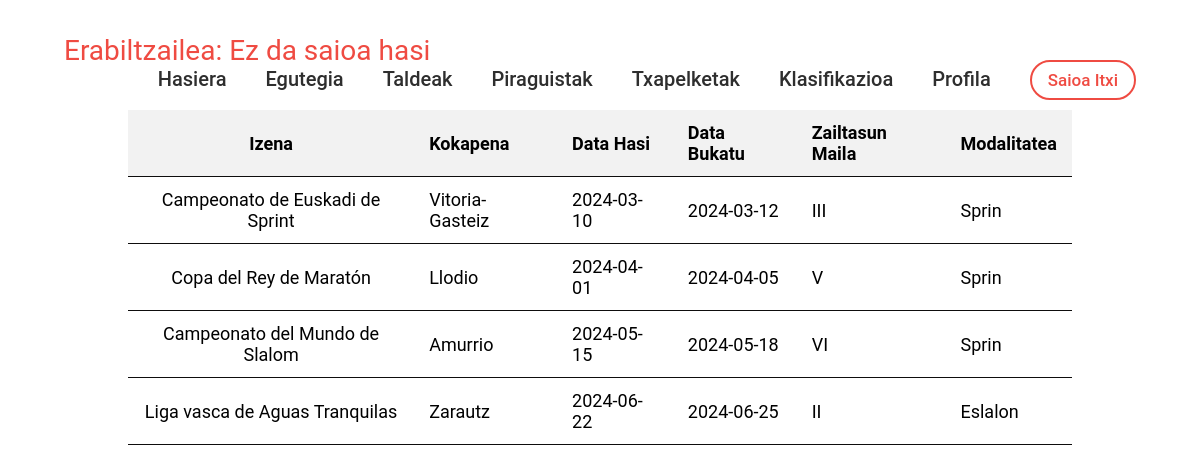
Page /Txapelketak.php on the committed database.
### tables this page shows
CREATE TABLE `txapelketa` (
  `ID_T` int unsigned NOT NULL AUTO_INCREMENT,
  `Data_Hasi` date NOT NULL,
  `Data_Bukatu` date DEFAULT NULL,
  `Kokapena` varchar(30) NOT NULL,
  `Izena` varchar(50) NOT NULL,
  `Zailtasun_Maila` varchar(3) DEFAULT NULL,
  `Modalitatea_ID_M` int unsigned NOT NULL,
  PRIMARY KEY (`ID_T`),
  KEY `fk_Txapelketa_Modalitatea1_idx` (`Modalitatea_ID_M`),
  CONSTRAINT `fk_Txapelketa_Modalitatea1` FOREIGN KEY (`Modalitatea_ID_M`) REFERENCES `modalitatea` (`ID_M`)
);

CREATE TABLE `modalitatea` (
  `ID_M` int unsigned NOT NULL AUTO_INCREMENT,
  `Mota` varchar(45) NOT NULL,
  PRIMARY KEY (`ID_M`)
);

### Txapelketak.php (the view, shortened to what this page needs)
<?php
require 'connection.php';
$txapelketakQuery = $conn->prepare("SELECT txapelketa.*, modalitatea.Mota
                                    FROM txapelketa
                                    INNER JOIN modalitatea  ON txapelketa.Modalitatea_ID_M = modalitatea.ID_M");
$txapelketakQuery->execute();
$txapelketak = $txapelketakQuery->fetchAll();
?>
<!DOCTYPE html>
<html lang="en">
<head>
    <link rel="stylesheet" href="style.css">
    <link rel="stylesheet" href="./css/tablestyle.css">
</head>
<body>
    <head>
        <link href="https://cdnjs.cloudflare.com/ajax/libs/font-awesome/5.9.0/css/all.css" rel="stylesheet">
    </head>
    <header id="topHeader">
        <nav>
            <span class="logo">Erabiltzailea:
                <?php echo ($_SESSION["inputemail"]) ? $_SESSION["inputemail"] : "Ez da saioa hasi"; ?>
            </span>
            <div class="mainMenu">
                <a href="Index_Arrunta.php"><span>Hasiera</span></a>
                <a href="Egutegia.html"><span>Egutegia</span></a>
                <a href="Taldeak.php"><span>Taldeak</span></a>
                <a href="piraguistak.php"><span>Piraguistak</span></a>
                <a href="Txapelketak.php"><span>Txapelketak</span></a>
                <a href="Klasifikazioa.php"><span>Klasifikazioa</span></a>
                <a href="ProfilArrunta.php"><span>Profila</span></a>
                <a href="logout.php">Saioa Itxi</a>
            </div class="mainMenu">
        </nav>
        <section id="Txapelketak">
            <div id="new-taldea-info">
                <table class="styled-table">
                    <thead>
                        <tr>
                            <th align="center">Izena</th>
                            <th>Kokapena</th>
                            <th>Data Hasi</th>
                            <th>Data Bukatu</th>
                            <th>Zailtasun Maila</th>
                            <th>Modalitatea</th>
                        </tr>
                    </thead>
                    <tbody>
                        <?php foreach ($txapelketak as $index => $txapelketa): ?>
                            <tr>
                                <td align="center">
                                    <?php echo $txapelketa["Izena"] ?>
                                </td>
                                <td>
                                    <?php echo $txapelketa["Kokapena"] ?>
                                </td>
                                <td>
                                    <?php echo $txapelketa["Data_Hasi"] ?>
                                </td>
                                <td>
                                    <?php echo $txapelketa["Data_Bukatu"] ?>
                                </td>
                                <td>
                                    <?php echo $txapelketa["Zailtasun_Maila"] ?>
                                </td>
                                <td>
                                    <?php echo $txapelketa["Mota"] ?>
                                </td>
                            </tr>
                        <?php endforeach; ?>
                    </tbody>
                </table>
            </div>
        </section>
</body>
</html>

### style.css (style rules this page uses)
html { scroll-behavior: smooth; }
body { padding: 0; margin: 0; }
section { display: block; padding: 0 4em 5em; }
#topHeader { padding: 1em 4em; font-family: roboto; }
.logo { color: #ef4b42; font-size: 28px; font-family: roboto; }
nav { padding: 18px 0; }
.mainMenu { float: right; }
.mainMenu a { padding: 15px 0; margin-left: 35px; font-size: 20px; text-decoration: none; font-weight: 500; color: #2e2e2e; position: relative; -webkit-transition: all 0.3s ease-in-out; transition: all 0.3s ease-in-out; }
.mainMenu a:after { top: 40px; content: ""; display: block; height: 2px; left: 50%; position: absolute; width: 0; background: #ef4b42; -webkit-transition: width 0.3s ease 0s, left 0.3s ease 0s; transition: width 0.3s ease 0s, left 0.3s ease 0s; }
.mainMenu a:first-child { margin: 0; }
.mainMenu a:last-child { border: 2px solid #ef4b42; padding: 8px 16px !important; font-size: 17px; border-radius: 20px; text-align: center; color: #ef4b42; }

### css/tablestyle.css (style rules this page uses)
.styled-table { width: 100%; border-collapse: collapse; margin: 25px 0; font-size: 18px; text-align: left; }
.styled-table th, .styled-table td { padding: 12px 15px; border-bottom: 1px solid #0e0d0d; }
.styled-table th { background-color: #f2f2f2; }

### rows in the picture
txapelketa: Izena "Campeonato de Euskadi de Sprint", Kokapena "Vitoria-Gasteiz", Data_Hasi "2024-03-10", Data_Bukatu "2024-03-12", Zailtasun_Maila "III", Modalitatea_ID_M.Mota "Sprin"
txapelketa: Izena "Copa del Rey de Maratón", Kokapena "Llodio", Data_Hasi "2024-04-01", Data_Bukatu "2024-04-05", Zailtasun_Maila "V", Modalitatea_ID_M.Mota "Sprin"
txapelketa: Izena "Campeonato del Mundo de Slalom", Kokapena "Amurrio", Data_Hasi "2024-05-15", Data_Bukatu "2024-05-18", Zailtasun_Maila "VI", Modalitatea_ID_M.Mota "Sprin"
txapelketa: Izena "Liga vasca de Aguas Tranquilas", Kokapena "Zarautz", Data_Hasi "2024-06-22", Data_Bukatu "2024-06-25", Zailtasun_Maila "II", Modalitatea_ID_M.Mota "Eslalon"
